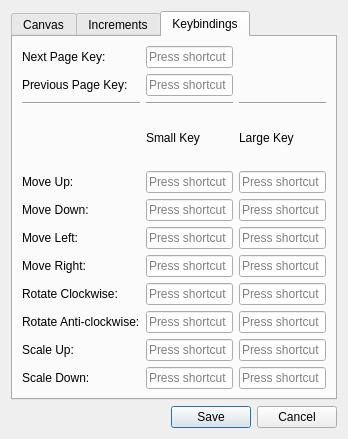
<?xml version="1.0" encoding="UTF-8"?>
<ui version="4.0">
 <class>AppSettingsDialog</class>
 <widget class="QDialog" name="AppSettingsDialog">
  <property name="geometry">
   <rect>
    <x>0</x>
    <y>0</y>
    <width>348</width>
    <height>439</height>
   </rect>
  </property>
  <property name="windowTitle">
   <string>Dialog</string>
  </property>
  <layout class="QGridLayout" name="gridLayout">
   <item row="0" column="0">
    <widget class="QTabWidget" name="tabWidget">
     <property name="currentIndex">
      <number>2</number>
     </property>
     <widget class="QWidget" name="canvasTab">
      <attribute name="title">
       <string>Canvas</string>
      </attribute>
      <layout class="QGridLayout" name="gridLayout_4">
       <item row="0" column="0">
        <layout class="QFormLayout" name="formLayout_3">
         <item row="0" column="0">
          <widget class="QLabel" name="boxHeightLabel">
           <property name="text">
            <string>Bound Box Height:</string>
           </property>
          </widget>
         </item>
         <item row="0" column="1">
          <widget class="QDoubleSpinBox" name="boxHeightSpinBox">
           <property name="focusPolicy">
            <enum>Qt::FocusPolicy::StrongFocus</enum>
           </property>
           <property name="buttonSymbols">
            <enum>QAbstractSpinBox::ButtonSymbols::NoButtons</enum>
           </property>
           <property name="minimum">
            <double>1.000000000000000</double>
           </property>
           <property name="maximum">
            <double>3000.000000000000000</double>
           </property>
          </widget>
         </item>
         <item row="1" column="0">
          <widget class="QLabel" name="boxWidthLabel">
           <property name="text">
            <string>Bound Box Width:</string>
           </property>
          </widget>
         </item>
         <item row="1" column="1">
          <widget class="QDoubleSpinBox" name="boxWidthSpinBox">
           <property name="focusPolicy">
            <enum>Qt::FocusPolicy::StrongFocus</enum>
           </property>
           <property name="buttonSymbols">
            <enum>QAbstractSpinBox::ButtonSymbols::NoButtons</enum>
           </property>
           <property name="minimum">
            <double>1.000000000000000</double>
           </property>
           <property name="maximum">
            <double>3000.000000000000000</double>
           </property>
          </widget>
         </item>
         <item row="2" column="0">
          <widget class="QLabel" name="boxScaleLabel">
           <property name="text">
            <string>Bound Box Scale:</string>
           </property>
          </widget>
         </item>
         <item row="3" column="0">
          <widget class="QLabel" name="horLinesLabel">
           <property name="text">
            <string>Horizontal Gridlines Count:</string>
           </property>
          </widget>
         </item>
         <item row="4" column="0">
          <widget class="QLabel" name="verLinesLabel">
           <property name="text">
            <string>Vertical Gridlines Count:</string>
           </property>
          </widget>
         </item>
         <item row="5" column="0">
          <widget class="QLabel" name="lineColorLabel">
           <property name="text">
            <string>Gridline Color:</string>
           </property>
          </widget>
         </item>
         <item row="2" column="1">
          <widget class="QDoubleSpinBox" name="boxScaleSpinBox">
           <property name="focusPolicy">
            <enum>Qt::FocusPolicy::StrongFocus</enum>
           </property>
           <property name="buttonSymbols">
            <enum>QAbstractSpinBox::ButtonSymbols::NoButtons</enum>
           </property>
           <property name="minimum">
            <double>0.250000000000000</double>
           </property>
           <property name="maximum">
            <double>5.000000000000000</double>
           </property>
           <property name="singleStep">
            <double>0.250000000000000</double>
           </property>
          </widget>
         </item>
         <item row="3" column="1">
          <widget class="QDoubleSpinBox" name="horLinesSpinBox">
           <property name="focusPolicy">
            <enum>Qt::FocusPolicy::StrongFocus</enum>
           </property>
           <property name="buttonSymbols">
            <enum>QAbstractSpinBox::ButtonSymbols::NoButtons</enum>
           </property>
           <property name="decimals">
            <number>0</number>
           </property>
           <property name="minimum">
            <double>1.000000000000000</double>
           </property>
          </widget>
         </item>
         <item row="4" column="1">
          <widget class="QDoubleSpinBox" name="verLinesSpinBox">
           <property name="focusPolicy">
            <enum>Qt::FocusPolicy::StrongFocus</enum>
           </property>
           <property name="buttonSymbols">
            <enum>QAbstractSpinBox::ButtonSymbols::NoButtons</enum>
           </property>
           <property name="decimals">
            <number>0</number>
           </property>
           <property name="minimum">
            <double>1.000000000000000</double>
           </property>
          </widget>
         </item>
         <item row="5" column="1">
          <widget class="QPushButton" name="colorPushButton">
           <property name="text">
            <string>Open Color Dialog</string>
           </property>
          </widget>
         </item>
        </layout>
       </item>
      </layout>
     </widget>
     <widget class="QWidget" name="incrementsTab">
      <attribute name="title">
       <string>Increments</string>
      </attribute>
      <layout class="QGridLayout" name="gridLayout_3">
       <item row="0" column="0">
        <layout class="QFormLayout" name="formLayout_2">
         <item row="0" column="0">
          <widget class="QLabel" name="transSmallLabel">
           <property name="text">
            <string>Translate Amount (small):</string>
           </property>
          </widget>
         </item>
         <item row="1" column="0">
          <widget class="QLabel" name="transLargeLabel">
           <property name="text">
            <string>Translate Amount (large):</string>
           </property>
          </widget>
         </item>
         <item row="2" column="0">
          <widget class="QLabel" name="scaleSmallLabel">
           <property name="text">
            <string>Scale Amount (small):</string>
           </property>
          </widget>
         </item>
         <item row="3" column="0">
          <widget class="QLabel" name="scaleLargeLabel">
           <property name="text">
            <string>Scale Amount (large):</string>
           </property>
          </widget>
         </item>
         <item row="4" column="0">
          <widget class="QLabel" name="rotateSmallLabel">
           <property name="text">
            <string>Rotate Amount (small):</string>
           </property>
          </widget>
         </item>
         <item row="5" column="0">
          <widget class="QLabel" name="rotateLargeLabel">
           <property name="text">
            <string>Rotate Amount (large):</string>
           </property>
          </widget>
         </item>
         <item row="0" column="1">
          <widget class="QDoubleSpinBox" name="transSmallSpinBox">
           <property name="focusPolicy">
            <enum>Qt::FocusPolicy::StrongFocus</enum>
           </property>
           <property name="buttonSymbols">
            <enum>QAbstractSpinBox::ButtonSymbols::NoButtons</enum>
           </property>
           <property name="decimals">
            <number>0</number>
           </property>
           <property name="minimum">
            <double>1.000000000000000</double>
           </property>
           <property name="maximum">
            <double>10.000000000000000</double>
           </property>
          </widget>
         </item>
         <item row="1" column="1">
          <widget class="QDoubleSpinBox" name="transLargeSpinBox">
           <property name="focusPolicy">
            <enum>Qt::FocusPolicy::StrongFocus</enum>
           </property>
           <property name="buttonSymbols">
            <enum>QAbstractSpinBox::ButtonSymbols::NoButtons</enum>
           </property>
           <property name="decimals">
            <number>0</number>
           </property>
           <property name="minimum">
            <double>1.000000000000000</double>
           </property>
          </widget>
         </item>
         <item row="2" column="1">
          <widget class="QDoubleSpinBox" name="scaleSmallSpinBox">
           <property name="focusPolicy">
            <enum>Qt::FocusPolicy::StrongFocus</enum>
           </property>
           <property name="buttonSymbols">
            <enum>QAbstractSpinBox::ButtonSymbols::NoButtons</enum>
           </property>
           <property name="decimals">
            <number>3</number>
           </property>
           <property name="minimum">
            <double>0.001000000000000</double>
           </property>
          </widget>
         </item>
         <item row="3" column="1">
          <widget class="QDoubleSpinBox" name="scaleLargeSpinBox">
           <property name="focusPolicy">
            <enum>Qt::FocusPolicy::StrongFocus</enum>
           </property>
           <property name="buttonSymbols">
            <enum>QAbstractSpinBox::ButtonSymbols::NoButtons</enum>
           </property>
           <property name="minimum">
            <double>0.010000000000000</double>
           </property>
          </widget>
         </item>
         <item row="4" column="1">
          <widget class="QDoubleSpinBox" name="rotateSmallSpinBox">
           <property name="focusPolicy">
            <enum>Qt::FocusPolicy::StrongFocus</enum>
           </property>
           <property name="buttonSymbols">
            <enum>QAbstractSpinBox::ButtonSymbols::NoButtons</enum>
           </property>
           <property name="minimum">
            <double>0.010000000000000</double>
           </property>
          </widget>
         </item>
         <item row="5" column="1">
          <widget class="QDoubleSpinBox" name="rotateLargeSpinBox">
           <property name="focusPolicy">
            <enum>Qt::FocusPolicy::StrongFocus</enum>
           </property>
           <property name="buttonSymbols">
            <enum>QAbstractSpinBox::ButtonSymbols::NoButtons</enum>
           </property>
           <property name="decimals">
            <number>1</number>
           </property>
           <property name="minimum">
            <double>0.100000000000000</double>
           </property>
          </widget>
         </item>
        </layout>
       </item>
      </layout>
     </widget>
     <widget class="QWidget" name="keybindingsTab">
      <attribute name="title">
       <string>Keybindings</string>
      </attribute>
      <layout class="QGridLayout" name="gridLayout_2">
       <item row="0" column="1">
        <layout class="QGridLayout" name="gridLayout_5">
         <item row="1" column="0">
          <widget class="QLabel" name="prevPageKeyLabel">
           <property name="text">
            <string>Previous Page Key:</string>
           </property>
          </widget>
         </item>
         <item row="7" column="0">
          <widget class="QLabel" name="moveLeftLabel">
           <property name="text">
            <string>Move Left:</string>
           </property>
          </widget>
         </item>
         <item row="3" column="2">
          <widget class="QLabel" name="largeKeyColumnLabel">
           <property name="text">
            <string>Large Key</string>
           </property>
          </widget>
         </item>
         <item row="2" column="0">
          <widget class="Line" name="line">
           <property name="orientation">
            <enum>Qt::Orientation::Horizontal</enum>
           </property>
          </widget>
         </item>
         <item row="9" column="0">
          <widget class="QLabel" name="rotateClockLabel">
           <property name="text">
            <string>Rotate Clockwise:</string>
           </property>
          </widget>
         </item>
         <item row="0" column="0">
          <widget class="QLabel" name="nextPageKeyLabel">
           <property name="text">
            <string>Next Page Key:</string>
           </property>
          </widget>
         </item>
         <item row="10" column="0">
          <widget class="QLabel" name="rotateAntiClockLabel">
           <property name="text">
            <string>Rotate Anti-clockwise:</string>
           </property>
          </widget>
         </item>
         <item row="3" column="1">
          <widget class="QLabel" name="smallKeyColumnLabel">
           <property name="text">
            <string>Small Key</string>
           </property>
          </widget>
         </item>
         <item row="6" column="0">
          <widget class="QLabel" name="moveDownLabel">
           <property name="text">
            <string>Move Down:</string>
           </property>
          </widget>
         </item>
         <item row="8" column="0">
          <widget class="QLabel" name="moveRightLabel">
           <property name="text">
            <string>Move Right:</string>
           </property>
          </widget>
         </item>
         <item row="5" column="0">
          <widget class="QLabel" name="moveUpLabel">
           <property name="text">
            <string>Move Up:</string>
           </property>
          </widget>
         </item>
         <item row="11" column="0">
          <widget class="QLabel" name="scaleUpLabel">
           <property name="text">
            <string>Scale Up:</string>
           </property>
          </widget>
         </item>
         <item row="12" column="0">
          <widget class="QLabel" name="scaleDownLabel">
           <property name="text">
            <string>Scale Down:</string>
           </property>
          </widget>
         </item>
         <item row="0" column="1">
          <widget class="QKeySequenceEdit" name="nextPageKey">
           <property name="maximumSequenceLength">
            <longLong>1</longLong>
           </property>
          </widget>
         </item>
         <item row="1" column="1">
          <widget class="QKeySequenceEdit" name="prevPageKey">
           <property name="maximumSequenceLength">
            <longLong>1</longLong>
           </property>
          </widget>
         </item>
         <item row="2" column="1">
          <widget class="Line" name="line_2">
           <property name="orientation">
            <enum>Qt::Orientation::Horizontal</enum>
           </property>
          </widget>
         </item>
         <item row="2" column="2">
          <widget class="Line" name="line_3">
           <property name="orientation">
            <enum>Qt::Orientation::Horizontal</enum>
           </property>
          </widget>
         </item>
         <item row="5" column="1">
          <widget class="QKeySequenceEdit" name="moveUpSmallKey">
           <property name="maximumSequenceLength">
            <longLong>1</longLong>
           </property>
          </widget>
         </item>
         <item row="5" column="2">
          <widget class="QKeySequenceEdit" name="moveUpLargeKey">
           <property name="maximumSequenceLength">
            <longLong>1</longLong>
           </property>
          </widget>
         </item>
         <item row="6" column="1">
          <widget class="QKeySequenceEdit" name="moveDownSmallKey">
           <property name="maximumSequenceLength">
            <longLong>1</longLong>
           </property>
          </widget>
         </item>
         <item row="6" column="2">
          <widget class="QKeySequenceEdit" name="moveDownLargeKey">
           <property name="maximumSequenceLength">
            <longLong>1</longLong>
           </property>
          </widget>
         </item>
         <item row="7" column="1">
          <widget class="QKeySequenceEdit" name="moveLeftSmallKey">
           <property name="maximumSequenceLength">
            <longLong>1</longLong>
           </property>
          </widget>
         </item>
         <item row="7" column="2">
          <widget class="QKeySequenceEdit" name="moveLeftLargeKey">
           <property name="maximumSequenceLength">
            <longLong>1</longLong>
           </property>
          </widget>
         </item>
         <item row="8" column="1">
          <widget class="QKeySequenceEdit" name="moveRightSmallKey">
           <property name="maximumSequenceLength">
            <longLong>1</longLong>
           </property>
          </widget>
         </item>
         <item row="8" column="2">
          <widget class="QKeySequenceEdit" name="moveRightLargeKey">
           <property name="maximumSequenceLength">
            <longLong>1</longLong>
           </property>
          </widget>
         </item>
         <item row="9" column="1">
          <widget class="QKeySequenceEdit" name="rotateClockSmallKey">
           <property name="maximumSequenceLength">
            <longLong>1</longLong>
           </property>
          </widget>
         </item>
         <item row="9" column="2">
          <widget class="QKeySequenceEdit" name="rotateClockLargeKey">
           <property name="maximumSequenceLength">
            <longLong>1</longLong>
           </property>
          </widget>
         </item>
         <item row="10" column="1">
          <widget class="QKeySequenceEdit" name="rotateAntiClockSmallKey">
           <property name="maximumSequenceLength">
            <longLong>1</longLong>
           </property>
          </widget>
         </item>
         <item row="10" column="2">
          <widget class="QKeySequenceEdit" name="rotateAntiClockLargeKey">
           <property name="maximumSequenceLength">
            <longLong>1</longLong>
           </property>
          </widget>
         </item>
         <item row="11" column="1">
          <widget class="QKeySequenceEdit" name="scaleUpSmallKey">
           <property name="maximumSequenceLength">
            <longLong>1</longLong>
           </property>
          </widget>
         </item>
         <item row="11" column="2">
          <widget class="QKeySequenceEdit" name="scaleUpLargeKey">
           <property name="maximumSequenceLength">
            <longLong>1</longLong>
           </property>
          </widget>
         </item>
         <item row="12" column="1">
          <widget class="QKeySequenceEdit" name="scaleDownSmallKey">
           <property name="maximumSequenceLength">
            <longLong>1</longLong>
           </property>
          </widget>
         </item>
         <item row="12" column="2">
          <widget class="QKeySequenceEdit" name="scaleDownLargeKey">
           <property name="maximumSequenceLength">
            <longLong>1</longLong>
           </property>
          </widget>
         </item>
        </layout>
       </item>
      </layout>
     </widget>
    </widget>
   </item>
   <item row="1" column="0">
    <widget class="QDialogButtonBox" name="buttonBox">
     <property name="orientation">
      <enum>Qt::Orientation::Horizontal</enum>
     </property>
     <property name="standardButtons">
      <set>QDialogButtonBox::StandardButton::Cancel|QDialogButtonBox::StandardButton::Save</set>
     </property>
    </widget>
   </item>
  </layout>
 </widget>
 <resources/>
 <connections>
  <connection>
   <sender>buttonBox</sender>
   <signal>accepted()</signal>
   <receiver>AppSettingsDialog</receiver>
   <slot>accept()</slot>
   <hints>
    <hint type="sourcelabel">
     <x>248</x>
     <y>254</y>
    </hint>
    <hint type="destinationlabel">
     <x>157</x>
     <y>274</y>
    </hint>
   </hints>
  </connection>
  <connection>
   <sender>buttonBox</sender>
   <signal>rejected()</signal>
   <receiver>AppSettingsDialog</receiver>
   <slot>reject()</slot>
   <hints>
    <hint type="sourcelabel">
     <x>316</x>
     <y>260</y>
    </hint>
    <hint type="destinationlabel">
     <x>286</x>
     <y>274</y>
    </hint>
   </hints>
  </connection>
 </connections>
</ui>
